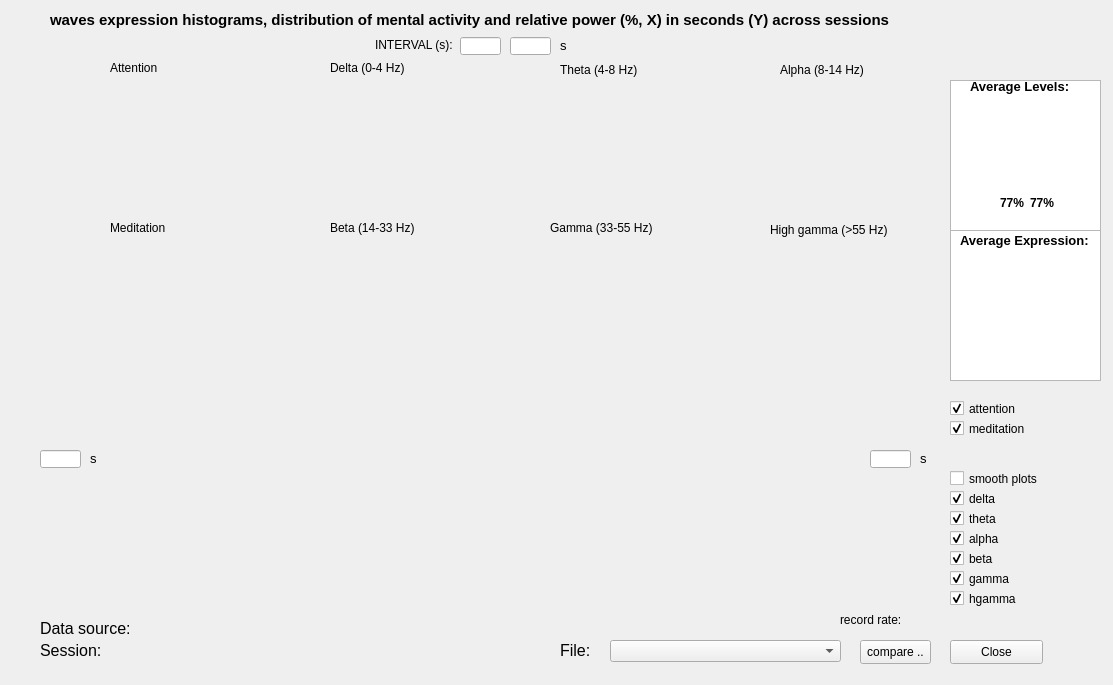
<?xml version="1.0" encoding="UTF-8"?>
<ui version="4.0">
 <class>statistics</class>
 <widget class="QWidget" name="statistics">
  <property name="geometry">
   <rect>
    <x>0</x>
    <y>0</y>
    <width>1113</width>
    <height>685</height>
   </rect>
  </property>
  <property name="windowTitle">
   <string>Form</string>
  </property>
  <widget class="QCustomPlot" name="attention_hist" native="true">
   <property name="geometry">
    <rect>
     <x>40</x>
     <y>80</y>
     <width>201</width>
     <height>131</height>
    </rect>
   </property>
  </widget>
  <widget class="QCustomPlot" name="delta_hist" native="true">
   <property name="geometry">
    <rect>
     <x>270</x>
     <y>80</y>
     <width>201</width>
     <height>131</height>
    </rect>
   </property>
  </widget>
  <widget class="QCustomPlot" name="theta_hist" native="true">
   <property name="geometry">
    <rect>
     <x>500</x>
     <y>80</y>
     <width>201</width>
     <height>131</height>
    </rect>
   </property>
  </widget>
  <widget class="QCustomPlot" name="alpha_hist" native="true">
   <property name="geometry">
    <rect>
     <x>730</x>
     <y>80</y>
     <width>201</width>
     <height>131</height>
    </rect>
   </property>
  </widget>
  <widget class="QCustomPlot" name="meditation_hist" native="true">
   <property name="geometry">
    <rect>
     <x>40</x>
     <y>240</y>
     <width>201</width>
     <height>131</height>
    </rect>
   </property>
  </widget>
  <widget class="QCustomPlot" name="hgamma_hist" native="true">
   <property name="geometry">
    <rect>
     <x>730</x>
     <y>240</y>
     <width>201</width>
     <height>131</height>
    </rect>
   </property>
  </widget>
  <widget class="QCustomPlot" name="gamma_hist" native="true">
   <property name="geometry">
    <rect>
     <x>500</x>
     <y>240</y>
     <width>201</width>
     <height>131</height>
    </rect>
   </property>
  </widget>
  <widget class="QCustomPlot" name="beta_hist" native="true">
   <property name="geometry">
    <rect>
     <x>270</x>
     <y>240</y>
     <width>201</width>
     <height>131</height>
    </rect>
   </property>
  </widget>
  <widget class="QPushButton" name="pushButton">
   <property name="geometry">
    <rect>
     <x>950</x>
     <y>640</y>
     <width>93</width>
     <height>24</height>
    </rect>
   </property>
   <property name="text">
    <string>Close</string>
   </property>
  </widget>
  <widget class="QLabel" name="label">
   <property name="geometry">
    <rect>
     <x>560</x>
     <y>642</y>
     <width>55</width>
     <height>16</height>
    </rect>
   </property>
   <property name="font">
    <font>
     <pointsize>12</pointsize>
     <weight>50</weight>
     <bold>false</bold>
    </font>
   </property>
   <property name="text">
    <string>File:</string>
   </property>
  </widget>
  <widget class="QComboBox" name="comboBox">
   <property name="geometry">
    <rect>
     <x>610</x>
     <y>640</y>
     <width>231</width>
     <height>22</height>
    </rect>
   </property>
   <property name="editable">
    <bool>false</bool>
   </property>
   <property name="frame">
    <bool>true</bool>
   </property>
  </widget>
  <widget class="QLabel" name="label_2">
   <property name="geometry">
    <rect>
     <x>40</x>
     <y>642</y>
     <width>481</width>
     <height>16</height>
    </rect>
   </property>
   <property name="font">
    <font>
     <pointsize>12</pointsize>
     <weight>50</weight>
     <bold>false</bold>
    </font>
   </property>
   <property name="text">
    <string>Session:</string>
   </property>
  </widget>
  <widget class="QLabel" name="label_3">
   <property name="geometry">
    <rect>
     <x>50</x>
     <y>10</y>
     <width>891</width>
     <height>20</height>
    </rect>
   </property>
   <property name="font">
    <font>
     <pointsize>11</pointsize>
     <weight>75</weight>
     <bold>true</bold>
    </font>
   </property>
   <property name="text">
    <string>waves expression histograms, distribution of mental activity and relative power (%, X) in seconds (Y) across sessions</string>
   </property>
  </widget>
  <widget class="QLabel" name="label_4">
   <property name="geometry">
    <rect>
     <x>110</x>
     <y>60</y>
     <width>71</width>
     <height>16</height>
    </rect>
   </property>
   <property name="font">
    <font>
     <pointsize>9</pointsize>
    </font>
   </property>
   <property name="text">
    <string>Attention</string>
   </property>
  </widget>
  <widget class="QLabel" name="label_5">
   <property name="geometry">
    <rect>
     <x>110</x>
     <y>220</y>
     <width>71</width>
     <height>16</height>
    </rect>
   </property>
   <property name="font">
    <font>
     <pointsize>9</pointsize>
    </font>
   </property>
   <property name="text">
    <string>Meditation</string>
   </property>
  </widget>
  <widget class="QLabel" name="label_6">
   <property name="geometry">
    <rect>
     <x>330</x>
     <y>60</y>
     <width>111</width>
     <height>16</height>
    </rect>
   </property>
   <property name="font">
    <font>
     <pointsize>9</pointsize>
    </font>
   </property>
   <property name="text">
    <string>Delta (0-4 Hz)</string>
   </property>
  </widget>
  <widget class="QLabel" name="label_7">
   <property name="geometry">
    <rect>
     <x>560</x>
     <y>60</y>
     <width>101</width>
     <height>20</height>
    </rect>
   </property>
   <property name="font">
    <font>
     <pointsize>9</pointsize>
    </font>
   </property>
   <property name="text">
    <string>Theta (4-8 Hz)</string>
   </property>
  </widget>
  <widget class="QLabel" name="label_8">
   <property name="geometry">
    <rect>
     <x>780</x>
     <y>60</y>
     <width>111</width>
     <height>20</height>
    </rect>
   </property>
   <property name="font">
    <font>
     <pointsize>9</pointsize>
    </font>
   </property>
   <property name="text">
    <string>Alpha (8-14 Hz)</string>
   </property>
  </widget>
  <widget class="QLabel" name="label_9">
   <property name="geometry">
    <rect>
     <x>330</x>
     <y>220</y>
     <width>111</width>
     <height>16</height>
    </rect>
   </property>
   <property name="font">
    <font>
     <pointsize>9</pointsize>
    </font>
   </property>
   <property name="text">
    <string>Beta (14-33 Hz)</string>
   </property>
  </widget>
  <widget class="QLabel" name="label_10">
   <property name="geometry">
    <rect>
     <x>550</x>
     <y>220</y>
     <width>131</width>
     <height>16</height>
    </rect>
   </property>
   <property name="font">
    <font>
     <pointsize>9</pointsize>
    </font>
   </property>
   <property name="text">
    <string>Gamma (33-55 Hz)</string>
   </property>
  </widget>
  <widget class="QLabel" name="label_11">
   <property name="geometry">
    <rect>
     <x>770</x>
     <y>220</y>
     <width>151</width>
     <height>20</height>
    </rect>
   </property>
   <property name="font">
    <font>
     <pointsize>9</pointsize>
    </font>
   </property>
   <property name="text">
    <string>High gamma (&gt;55 Hz)</string>
   </property>
  </widget>
  <widget class="QCustomPlot" name="plot" native="true">
   <property name="geometry">
    <rect>
     <x>40</x>
     <y>460</y>
     <width>891</width>
     <height>151</height>
    </rect>
   </property>
  </widget>
  <widget class="QCustomPlot" name="plot_2" native="true">
   <property name="geometry">
    <rect>
     <x>40</x>
     <y>380</y>
     <width>891</width>
     <height>81</height>
    </rect>
   </property>
  </widget>
  <widget class="QLineEdit" name="lineEdit">
   <property name="geometry">
    <rect>
     <x>460</x>
     <y>37</y>
     <width>41</width>
     <height>18</height>
    </rect>
   </property>
   <property name="text">
    <string/>
   </property>
   <property name="readOnly">
    <bool>true</bool>
   </property>
  </widget>
  <widget class="QLineEdit" name="lineEdit_2">
   <property name="geometry">
    <rect>
     <x>510</x>
     <y>37</y>
     <width>41</width>
     <height>18</height>
    </rect>
   </property>
   <property name="readOnly">
    <bool>true</bool>
   </property>
  </widget>
  <widget class="QLabel" name="label_13">
   <property name="geometry">
    <rect>
     <x>560</x>
     <y>37</y>
     <width>61</width>
     <height>16</height>
    </rect>
   </property>
   <property name="font">
    <font>
     <pointsize>10</pointsize>
    </font>
   </property>
   <property name="text">
    <string>s</string>
   </property>
  </widget>
  <widget class="QLabel" name="label_12">
   <property name="geometry">
    <rect>
     <x>375</x>
     <y>37</y>
     <width>91</width>
     <height>16</height>
    </rect>
   </property>
   <property name="font">
    <font>
     <pointsize>9</pointsize>
    </font>
   </property>
   <property name="text">
    <string>INTERVAL (s):</string>
   </property>
  </widget>
  <widget class="QLineEdit" name="lineEdit_3">
   <property name="geometry">
    <rect>
     <x>40</x>
     <y>450</y>
     <width>41</width>
     <height>18</height>
    </rect>
   </property>
   <property name="text">
    <string/>
   </property>
   <property name="readOnly">
    <bool>true</bool>
   </property>
  </widget>
  <widget class="QLineEdit" name="lineEdit_4">
   <property name="geometry">
    <rect>
     <x>870</x>
     <y>450</y>
     <width>41</width>
     <height>18</height>
    </rect>
   </property>
   <property name="readOnly">
    <bool>true</bool>
   </property>
  </widget>
  <widget class="QLabel" name="label_14">
   <property name="geometry">
    <rect>
     <x>90</x>
     <y>450</y>
     <width>20</width>
     <height>16</height>
    </rect>
   </property>
   <property name="font">
    <font>
     <pointsize>10</pointsize>
    </font>
   </property>
   <property name="text">
    <string>s</string>
   </property>
  </widget>
  <widget class="QLabel" name="label_15">
   <property name="geometry">
    <rect>
     <x>920</x>
     <y>450</y>
     <width>20</width>
     <height>16</height>
    </rect>
   </property>
   <property name="font">
    <font>
     <pointsize>10</pointsize>
    </font>
   </property>
   <property name="text">
    <string>s</string>
   </property>
  </widget>
  <widget class="QLabel" name="label_16">
   <property name="geometry">
    <rect>
     <x>40</x>
     <y>620</y>
     <width>411</width>
     <height>16</height>
    </rect>
   </property>
   <property name="font">
    <font>
     <pointsize>12</pointsize>
     <weight>50</weight>
     <bold>false</bold>
    </font>
   </property>
   <property name="text">
    <string>Data source:</string>
   </property>
  </widget>
  <widget class="QChartView" name="graphicsView">
   <property name="geometry">
    <rect>
     <x>950</x>
     <y>230</y>
     <width>151</width>
     <height>151</height>
    </rect>
   </property>
  </widget>
  <widget class="QCheckBox" name="checkBox">
   <property name="geometry">
    <rect>
     <x>950</x>
     <y>490</y>
     <width>70</width>
     <height>17</height>
    </rect>
   </property>
   <property name="font">
    <font>
     <pointsize>9</pointsize>
    </font>
   </property>
   <property name="text">
    <string>delta</string>
   </property>
   <property name="checked">
    <bool>true</bool>
   </property>
  </widget>
  <widget class="QCheckBox" name="checkBox_2">
   <property name="geometry">
    <rect>
     <x>950</x>
     <y>510</y>
     <width>51</width>
     <height>17</height>
    </rect>
   </property>
   <property name="font">
    <font>
     <pointsize>9</pointsize>
    </font>
   </property>
   <property name="text">
    <string>theta</string>
   </property>
   <property name="checked">
    <bool>true</bool>
   </property>
  </widget>
  <widget class="QCheckBox" name="checkBox_3">
   <property name="geometry">
    <rect>
     <x>950</x>
     <y>530</y>
     <width>51</width>
     <height>17</height>
    </rect>
   </property>
   <property name="font">
    <font>
     <pointsize>9</pointsize>
    </font>
   </property>
   <property name="text">
    <string>alpha</string>
   </property>
   <property name="checked">
    <bool>true</bool>
   </property>
  </widget>
  <widget class="QCheckBox" name="checkBox_4">
   <property name="geometry">
    <rect>
     <x>950</x>
     <y>550</y>
     <width>51</width>
     <height>17</height>
    </rect>
   </property>
   <property name="font">
    <font>
     <pointsize>9</pointsize>
    </font>
   </property>
   <property name="text">
    <string>beta</string>
   </property>
   <property name="checked">
    <bool>true</bool>
   </property>
  </widget>
  <widget class="QCheckBox" name="checkBox_5">
   <property name="geometry">
    <rect>
     <x>950</x>
     <y>570</y>
     <width>61</width>
     <height>17</height>
    </rect>
   </property>
   <property name="font">
    <font>
     <pointsize>9</pointsize>
    </font>
   </property>
   <property name="text">
    <string>gamma</string>
   </property>
   <property name="checked">
    <bool>true</bool>
   </property>
  </widget>
  <widget class="QCheckBox" name="checkBox_6">
   <property name="geometry">
    <rect>
     <x>950</x>
     <y>590</y>
     <width>71</width>
     <height>17</height>
    </rect>
   </property>
   <property name="font">
    <font>
     <pointsize>9</pointsize>
    </font>
   </property>
   <property name="text">
    <string>hgamma</string>
   </property>
   <property name="checked">
    <bool>true</bool>
   </property>
  </widget>
  <widget class="QCheckBox" name="checkBox_7">
   <property name="geometry">
    <rect>
     <x>950</x>
     <y>400</y>
     <width>81</width>
     <height>17</height>
    </rect>
   </property>
   <property name="font">
    <font>
     <pointsize>9</pointsize>
    </font>
   </property>
   <property name="text">
    <string>attention</string>
   </property>
   <property name="checked">
    <bool>true</bool>
   </property>
  </widget>
  <widget class="QCheckBox" name="checkBox_8">
   <property name="geometry">
    <rect>
     <x>950</x>
     <y>420</y>
     <width>81</width>
     <height>17</height>
    </rect>
   </property>
   <property name="font">
    <font>
     <pointsize>9</pointsize>
    </font>
   </property>
   <property name="text">
    <string>meditation</string>
   </property>
   <property name="checked">
    <bool>true</bool>
   </property>
  </widget>
  <widget class="QLabel" name="label_17">
   <property name="geometry">
    <rect>
     <x>960</x>
     <y>230</y>
     <width>141</width>
     <height>20</height>
    </rect>
   </property>
   <property name="font">
    <font>
     <pointsize>10</pointsize>
     <weight>75</weight>
     <bold>true</bold>
    </font>
   </property>
   <property name="text">
    <string>Average Expression:</string>
   </property>
  </widget>
  <widget class="QChartView" name="graphicsView_2">
   <property name="geometry">
    <rect>
     <x>950</x>
     <y>80</y>
     <width>151</width>
     <height>151</height>
    </rect>
   </property>
  </widget>
  <widget class="QLabel" name="label_18">
   <property name="geometry">
    <rect>
     <x>970</x>
     <y>76</y>
     <width>111</width>
     <height>20</height>
    </rect>
   </property>
   <property name="font">
    <font>
     <pointsize>10</pointsize>
     <weight>75</weight>
     <bold>true</bold>
    </font>
   </property>
   <property name="text">
    <string>Average Levels:</string>
   </property>
  </widget>
  <widget class="QLabel" name="label_19">
   <property name="geometry">
    <rect>
     <x>1000</x>
     <y>195</y>
     <width>31</width>
     <height>16</height>
    </rect>
   </property>
   <property name="font">
    <font>
     <pointsize>9</pointsize>
     <weight>75</weight>
     <bold>true</bold>
    </font>
   </property>
   <property name="text">
    <string>77%</string>
   </property>
  </widget>
  <widget class="QLabel" name="label_20">
   <property name="geometry">
    <rect>
     <x>1030</x>
     <y>195</y>
     <width>31</width>
     <height>16</height>
    </rect>
   </property>
   <property name="font">
    <font>
     <pointsize>9</pointsize>
     <weight>75</weight>
     <bold>true</bold>
    </font>
   </property>
   <property name="text">
    <string>77%</string>
   </property>
  </widget>
  <widget class="QCheckBox" name="checkBox_9">
   <property name="geometry">
    <rect>
     <x>950</x>
     <y>470</y>
     <width>91</width>
     <height>17</height>
    </rect>
   </property>
   <property name="text">
    <string>smooth plots</string>
   </property>
  </widget>
  <widget class="QLabel" name="label_21">
   <property name="geometry">
    <rect>
     <x>840</x>
     <y>610</y>
     <width>91</width>
     <height>20</height>
    </rect>
   </property>
   <property name="font">
    <font>
     <pointsize>9</pointsize>
    </font>
   </property>
   <property name="text">
    <string>record rate:</string>
   </property>
  </widget>
  <widget class="QPushButton" name="pushButton_2">
   <property name="geometry">
    <rect>
     <x>860</x>
     <y>640</y>
     <width>71</width>
     <height>24</height>
    </rect>
   </property>
   <property name="text">
    <string>compare ..</string>
   </property>
  </widget>
 </widget>
 <customwidgets>
  <customwidget>
   <class>QCustomPlot</class>
   <extends>QWidget</extends>
   <header>qcustomplot.h</header>
   <container>1</container>
  </customwidget>
  <customwidget>
   <class>QChartView</class>
   <extends>QGraphicsView</extends>
   <header>QtCharts</header>
  </customwidget>
 </customwidgets>
 <resources/>
 <connections/>
</ui>
